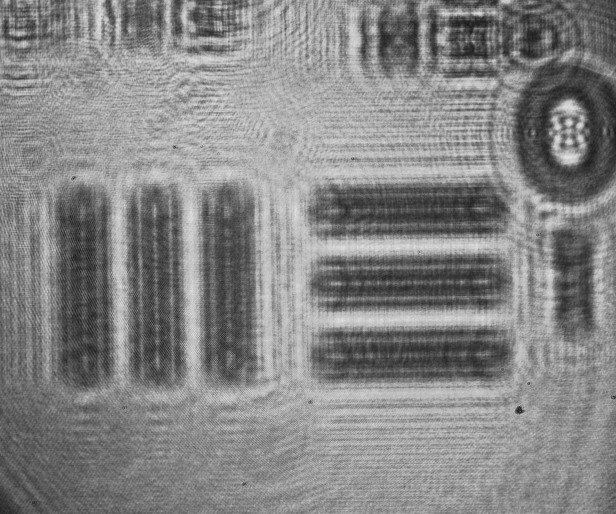
#> input picture Data/offaxis/holo2.bmp, 1232 x 1028 px, found by its file name (shown at 1/2 size)
$ python off_recons2.py
#> lines starting #> are read from the running program, lines starting #| are printed output that depends on the picture
import numpy as np
from skimage.io import imread
from scipy.ndimage import gaussian_filter
from fftutils import FFT, fftshift
import matplotlib.pyplot as plt
from skimage.restoration import unwrap_phase as skimage_unwrap_phase
from mpl_toolkits.axes_grid1 import ImageGrid
from metricutils import mix_metric

from tqdm import tqdm
random_seed = 42
float_precision = np.float64
complex_precision = np.complex128

# [29 lines left out: functions plot_sp, unwrap_phase, not called in this run]

def _load_hologram(hologram_path):
    """
    Load a hologram from path ``hologram_path`` using scikit-image and numpy.
    """
    try:
        from PIL import Image
        return np.array(Image.open(hologram_path, 'r'), dtype=np.float64)
    except ImportError:
        return np.array(imread(hologram_path), dtype=np.float64)
def rebin_image(a, binning_factor):
    # Courtesy of J.F. Sebastian: http://stackoverflow.com/a/8090605
    #down sample the image
    if binning_factor == 1:
        return a

    new_shape = (a.shape[0]//binning_factor, a.shape[1]//binning_factor)
    sh = (new_shape[0], a.shape[0]//new_shape[0], new_shape[1],
          a.shape[1]//new_shape[1])
    return a.reshape(sh).mean(-1).mean(1)

# [10 lines left out: function _find_peak_centroid, not called in this run]
def _crop_to_square(image):
    """
    Ensure that hologram is square.
    """
    sh = image.shape
    if sh[0] != sh[1]:
        square_image = image[:min(sh), :min(sh)]
    else:
        square_image = image

    return square_image
def _crop_image(image,crop_size):
    if crop_size == 0 or crop_size>=image.shape[0]:
        return image
    cropped_image = image[(image.shape[0]//2-crop_size//2):(image.shape[0]//2-crop_size//2) + crop_size,
                    (image.shape[0]//2-crop_size//2):(image.shape[0]//2-crop_size//2) + crop_size]
    return cropped_image

class Hologram(object):

    def __init__(self, hologram, crop_fraction=None,crop_size = None,wavelength=650e-9,
                 rebin_factor=1, dx=3.45e-6, dy=3.45e-6, threads=2,bg=None):
        """
        Parameters
        ----------
        hologram : `~numpy.ndarray`
            Input hologram
        crop_fraction : float
            Fraction of the image to crop for analysis
        wavelength : float [meters]
            Wavelength of laser
        rebin_factor : int
            Rebin the image by factor ``rebin_factor``. Must be an even integer.
        dx : float [meters]
            Pixel width in x-direction (unbinned)
        dy : float [meters]
            Pixel width in y-direction (unbinned)

        Notes
        -----
        Non-square holograms will be cropped to a square with the dimensions of
        the smallest dimension.
        """
        self.crop_fraction = crop_fraction
        self.rebin_factor = rebin_factor
        if bg:
            self.bg = _load_hologram(bg)
        else:
            self.bg = np.zeros(hologram.shape)
        self.hologram = hologram-self.bg
        self.hologram = (self.hologram-np.min(self.hologram))/(np.max(self.hologram)-np.min(self.hologram)) #normalized


        # Rebin the hologram
        self.hologram = _crop_to_square(self.hologram)
        self.hologram = rebin_image(self.hologram, self.rebin_factor) #down sample the image


        # Crop the hologram by factor crop_factor, centered on original center
        if crop_size is not None:
            self.hologram = _crop_image(self.hologram, crop_size)
        else:
            self.hologram = self.hologram

        # Construct an FFT object with shape/dtype of hologram:
        self.fft = FFT(self.hologram.shape, float_precision, complex_precision,
                       threads=threads)

        self.n = self.hologram.shape[0]
        self.wavelength = wavelength
        self.wavenumber = 2*np.pi / self.wavelength
        self.reconstructions = dict()
        self.dx = dx*rebin_factor
        self.dy = dy*rebin_factor
        self.mgrid = np.mgrid[0:self.n, 0:self.n]
        self.random_seed = random_seed
        self.mask_radius = 0
        self.shifted_spectrum = np.zeros(self.hologram.shape)
        self.origin_spectrum = self.fft.fft2(self.hologram)

    @classmethod
    def from_file(cls,file_path,**kwargs):
        """
        Load a hologram from a file.

        This class method takes the path to the TIF file as the first argument.
        All other arguments are the same as `~shampoo.Hologram`.

        Parameters
        ----------
        hologram_path : str
            Path to the hologram to load
        """
        hologram = _load_hologram(file_path)
        return cls(hologram, **kwargs)
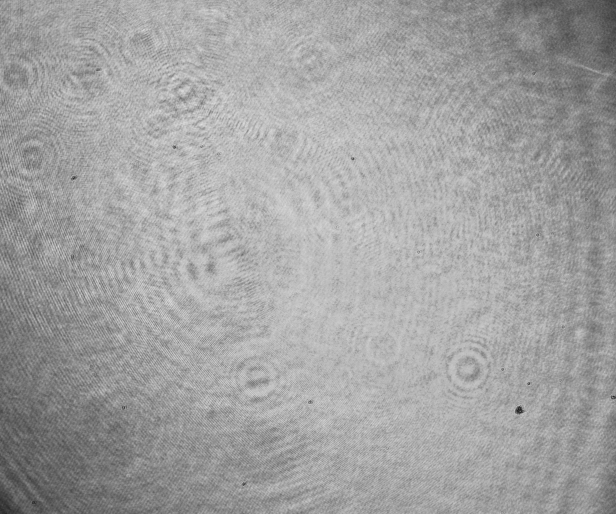
#> input picture Data/offaxis/bg_both.bmp, 1232 x 1028 px, found by its file name (shown at 1/2 size)
#> in __init__, `self.hologram = hologram-self.bg`:
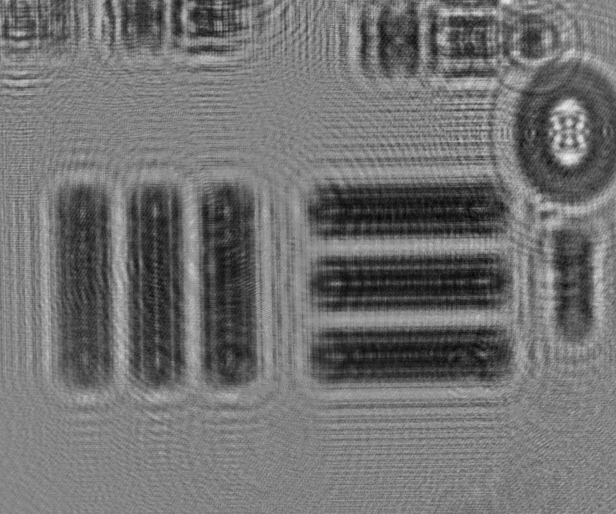
#> self.hologram: shape (1028, 1232) float64 (shown at 1/2 size); min -154, max 127, mean -28.9; drawn with min black and max white
#> in _crop_to_square, `square_image = image[:min(sh), :min(sh)]`:
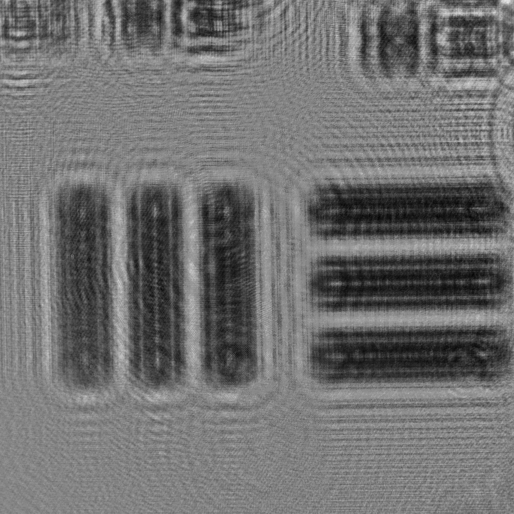
#> square_image: shape (1028, 1028) float64 (shown at 1/2 size); min 0, max 0.915, mean 0.442

    # [251 lines left out: functions get_shifted_spectrum, reconstruct, fourier_peak_centroid, real_image_mask, ft_impulse_resp_func, get_digital_phase_mask, not called in this run]
if __name__ == "__main__":

    hologram_path = '/Users/zhangyunping/PycharmProjects/offaxisDH/Data/offaxis/holo2.bmp'
    bg =  '/Users/zhangyunping/PycharmProjects/offaxisDH/Data/offaxis/bg_both.bmp'
    # hologram_path = '/Users/zhangyunping/PycharmProjects/offaxisDH/Data/checkbg/bg_both7.bmp'
    # Construct the hologram object, reconstruct the complex wave
#> (the run stopped early here; a loop or call above may not have finished)
